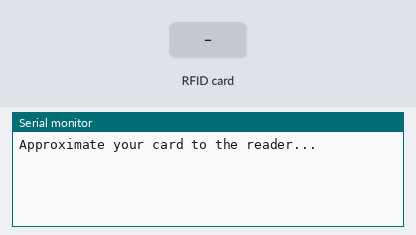
Recording of a sketch running on a simulated Arduino Uno, built with avr-gcc and run on an emulated ATmega328P. Parts: the last lines printed to the serial monitor. The test bench sets the inputs (shaded band).

Above: at 1.2 s.
1.3 s: RFID card 45 DE D2 2A held to the reader
At 2.5 s:
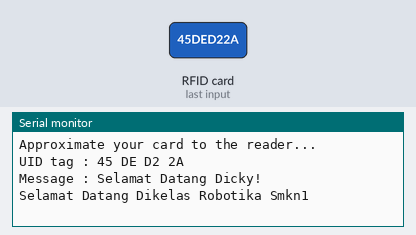
2.8 s: RFID card 55 29 92 2A held to the reader
At 4.9 s:
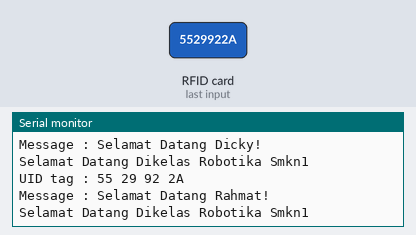
5.8 s: RFID card B0 24 7E 32 held to the reader
At 8.4 s:
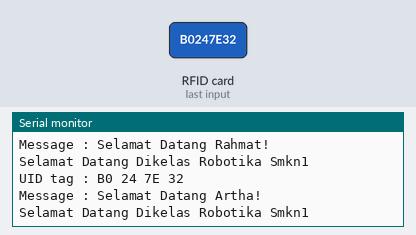
8.8 s: RFID card 5E 7A 19 C4 held to the reader
At 11.9 s:
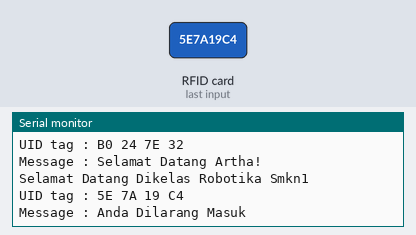

The sketch:

Script_RFID-Arduino.ino
```cpp
/*
 *
 * All the resources for this project: smkn1kotabekasi.sch.id
 * Modified by Robotika smkn1 kotabekasi
 *
 * Created by Robotika smkn1 kotabekasi
 *
 */

#include <SPI.h>
#include <MFRC522.h>

#define SS_PIN 10
#define RST_PIN 9
MFRC522 mfrc522(SS_PIN, RST_PIN);   // Create MFRC522 instance.

void setup()
{
  Serial.begin(9600);   // Initiate a serial communication
  SPI.begin();      // Initiate  SPI bus
  mfrc522.PCD_Init();   // Initiate MFRC522
  Serial.println("Approximate your card to the reader...");
  Serial.println();

}
void loop()
{
  // Look for new cards
  if ( ! mfrc522.PICC_IsNewCardPresent())
  {
    return;
  }
  // Select one of the cards
  if ( ! mfrc522.PICC_ReadCardSerial())
  {
    return;
  }
  //Show UID on serial monitor
  Serial.print("UID tag :");
  String content= "";
  byte letter;
  for (byte i = 0; i < mfrc522.uid.size; i++)
  {
     Serial.print(mfrc522.uid.uidByte[i] < 0x10 ? " 0" : " ");
     Serial.print(mfrc522.uid.uidByte[i], HEX);
     content.concat(String(mfrc522.uid.uidByte[i] < 0x10 ? " 0" : " "));
     content.concat(String(mfrc522.uid.uidByte[i], HEX));
  }
  Serial.println();
  Serial.print("Message : ");
  content.toUpperCase();
  if (content.substring(1) == "45 DE D2 2A") //change here the UID of the card/cards that you want to give access
    {
    Serial.println("Selamat Datang Dicky!");
    Serial.println("Selamat Datang Dikelas Robotika Smkn1");
    delay(3000);
  }

  else if(content.substring(1) == "55 29 92 2A"){
    Serial.println("Selamat Datang Rahmat!");
    Serial.println("Selamat Datang Dikelas Robotika Smkn1");
    delay(3000);
  }

  else if(content.substring(1) == "B0 24 7E 32"){
    Serial.println("Selamat Datang Artha!");
    Serial.println("Selamat Datang Dikelas Robotika Smkn1");
    delay(3000);
  }

  else{
    Serial.println("Anda Dilarang Masuk");
    delay(3000);
  }
}
```

Measured:
- after the input at 1.3 s, the serial monitor: prints a new line at once (image 1)
- after the input at 2.8 s, the serial monitor: prints a new line after 1.5 s (image 2)
- after the input at 5.8 s, the serial monitor: prints a new line after 1.6 s (image 3)
- after the input at 8.8 s, the serial monitor: prints a new line after 1.6 s (image 4)
